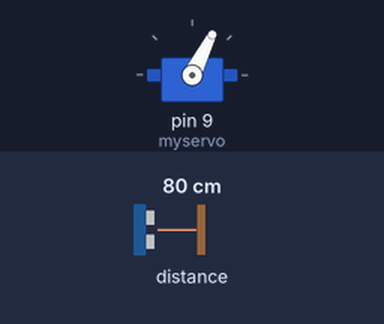
The sketch below on a simulated Arduino Uno, built with avr-gcc and run on an emulated ATmega328P. Shown: servo. Inputs (shaded band) come from the test bench; at power-on: distance to the obstacle 80 cm. What the sketch prints to the serial monitor is not drawn.

Above: at 0.05 s.
At 0.15 s:
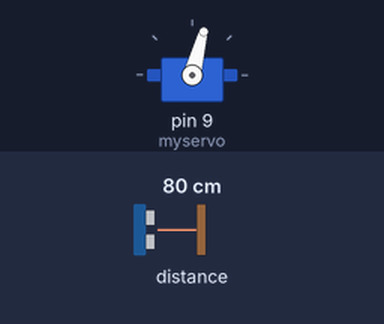
At 0.25 s:
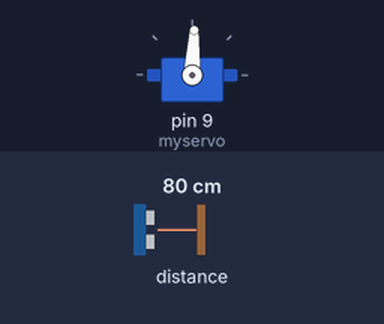
At 0.5 s:
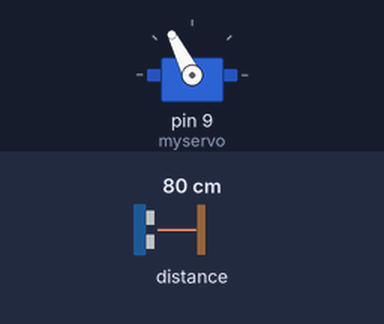
Timing chart, 0 to 3.0 s (numbered marks = the images above):
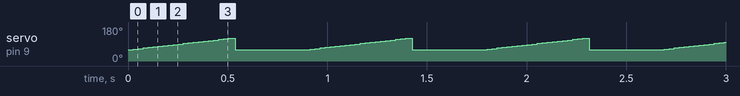

The sketch:

lidarSerial.ino
```cpp
#include <Wire.h>
#include <LIDARLite.h>
#include <Servo.h>

LIDARLite myLidarLite;
Servo myservo;

const int range = 60;
const int Step = 3;
const int l = (range/Step)+1;
float dist[l];

void setup()
{
  myLidarLite.begin(0, true);
  myLidarLite.configure(0);
  pinMode(9,OUTPUT);
  myservo.attach(9);
  Serial.begin(57600);
}

void loop()
{

  unsigned long int t2=millis();

  for(int pos = 90-(range/2); pos <= 90+(range/2); pos += Step)
  {

    myservo.write(pos);
    delay(15);
    unsigned long int t=millis();
    float d=myLidarLite.distance()/100.0;
    if(d<0.1)
      d=30.0;
    else if (d>30.0)
      d=30.0;
    dist[(pos-range)/Step] = d;

    while (millis()-t < 10);
  }
//  Serial.println(millis()-t2);
  Serial.print("1st,");
  for (int i=0; i<l; i++)
  {
    Serial.print(dist[i]);
    Serial.print(",");
  }
  Serial.println();
  myservo.write(90-(range/2));
  delay(350);

  /*
  for(int pos = 90+(range/2); pos >= 90-(range/2); pos -= Step)
  {

    myservo.write(90);
    delay(40);
    unsigned long int t=millis();
    dist[(pos-range)/Step] = myLidarLite.distance();
    while (millis()-t < 10);
  }
  Serial.print("2nd,");
  for (int i=0; i<l; i++)
  {
    Serial.print(dist[i]);
    Serial.print("\t");
  }
  Serial.println();
  */


//  Serial.println(millis()-t2);
}
```

Measured:
- by itself, servo on pin 9 (myservo): ramps from 60° to 120° and jumps back, once every 0.89 s
